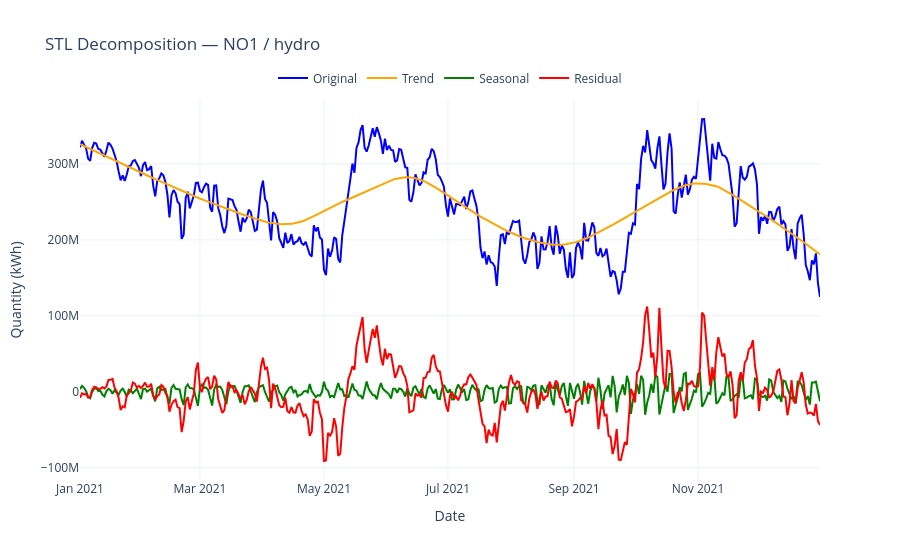

This figure's notebook cell:
### Markdown cell above
### Step 8 — Seasonal-Trend decomposition using LOESS (STL)

### Code cell
import pandas as pd
import numpy as np
import plotly.graph_objects as go
from statsmodels.tsa.seasonal import STL

def stl_decomposition_plot(df, price_area="NO1", production_group="hydro",
                           period=7, seasonal=13, trend=101, robust=True):
    """
    Perform STL decomposition on Elhub production data with full hover info.
    """

    # --- Filter data ---
    df_filtered = df[(df["priceArea"] == price_area) &
                     (df["productionGroup"] == production_group)].copy()

    # Aggregate to daily production totals
    df_daily = df_filtered.groupby(df_filtered["startTime"].dt.date)["quantityKwh"].sum().reset_index()
    df_daily["startTime"] = pd.to_datetime(df_daily["startTime"])
    df_daily = df_daily.set_index("startTime")

    # --- STL decomposition ---
    stl = STL(df_daily["quantityKwh"], period=period, seasonal=seasonal,
              trend=trend, robust=robust)
    result = stl.fit()

    # --- Combine results into one DataFrame for unified hover ---
    df_stl = pd.DataFrame({
        "Original": df_daily["quantityKwh"].values,
        "Trend": result.trend,
        "Seasonal": result.seasonal,
        "Residual": result.resid
    }, index=df_daily.index)

    # --- Interactive Plotly figure ---
    fig = go.Figure()

    for col, color in zip(["Original", "Trend", "Seasonal", "Residual"],
                          ["blue", "orange", "green", "red"]):
        fig.add_trace(go.Scatter(
            x=df_stl.index,
            y=df_stl[col],
            mode="lines",
            name=col,
            line=dict(color=color),
            hovertemplate="<b>Date</b>: %{x|%Y-%m-%d}<br><b>" + col + "</b>: %{y:.2f}<extra></extra>"
        ))

    fig.update_layout(
        title=f"STL Decomposition — {price_area} / {production_group}",
        xaxis_title="Date",
        yaxis_title="Quantity (kWh)",
        template="plotly_white",
        hovermode="x unified",  # unified hover for all traces
        legend=dict(orientation="h", yanchor="bottom", y=1.02, xanchor="center", x=0.5)
    )

    fig.show()

    # --- Return simple summary ---
    return {
        "price_area": price_area,
        "production_group": production_group,
        "mean_quantity": round(df_daily["quantityKwh"].mean(), 2),
        "std_quantity": round(df_daily["quantityKwh"].std(), 2)
    }

# Example run
summary_stl = stl_decomposition_plot(df_elhub, price_area="NO1", production_group="hydro")
summary_stl

### Figure 1 — Plotly figure (JSON) as saved in the notebook; plotly's stock layout.template omitted (floating-point values rounded to 4 significant figures; data arrays with more than 128 entries replaced by an {"elided": "..."} marker saying what was removed)
{"data": [{"hovertemplate": "<b>Date</b>: %{x|%Y-%m-%d}<br><b>Original</b>: %{y:.2f}<extra></extra>", "line": {"color": "blue"}, "mode": "lines", "name": "Original", "type": "scatter", "x": {"elided": "365 str values"}, "y": {"elided": "365 float values"}}, {"hovertemplate": "<b>Date</b>: %{x|%Y-%m-%d}<br><b>Trend</b>: %{y:.2f}<extra></extra>", "line": {"color": "orange"}, "mode": "lines", "name": "Trend", "type": "scatter", "x": {"elided": "365 str values"}, "y": {"elided": "365 float values"}}, {"hovertemplate": "<b>Date</b>: %{x|%Y-%m-%d}<br><b>Seasonal</b>: %{y:.2f}<extra></extra>", "line": {"color": "green"}, "mode": "lines", "name": "Seasonal", "type": "scatter", "x": {"elided": "365 str values"}, "y": {"elided": "365 float values"}}, {"hovertemplate": "<b>Date</b>: %{x|%Y-%m-%d}<br><b>Residual</b>: %{y:.2f}<extra></extra>", "line": {"color": "red"}, "mode": "lines", "name": "Residual", "type": "scatter", "x": {"elided": "365 str values"}, "y": {"elided": "365 float values"}}], "layout": {"hovermode": "x unified", "legend": {"orientation": "h", "x": 0.5, "xanchor": "center", "y": 1.02, "yanchor": "bottom"}, "title": {"text": "STL Decomposition — NO1 / hydro"}, "xaxis": {"title": {"text": "Date"}}, "yaxis": {"title": {"text": "Quantity (kWh)"}}}}
